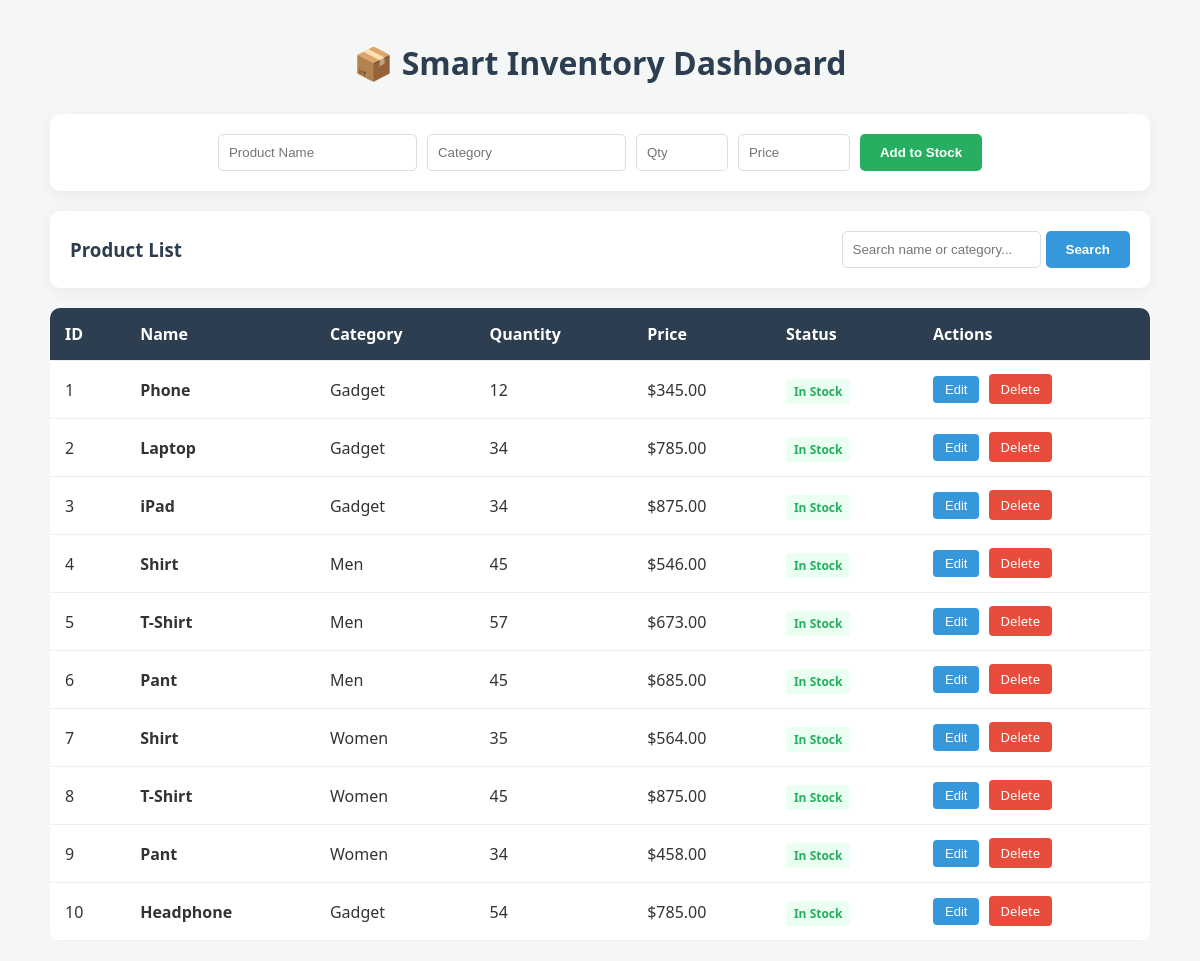
The page / on the database its author committed.
### tables this page shows
CREATE TABLE inventory
                 (id INTEGER PRIMARY KEY AUTOINCREMENT, 
                  name TEXT NOT NULL, 
                  category TEXT, 
                  quantity INTEGER, 
                  price REAL);

### app.py (the view)
@app.route('/')
def index():
    search_query = request.args.get('search', '')
    conn = sqlite3.connect(db_path)
    c = conn.cursor()
    if search_query:
        query = "SELECT * FROM inventory WHERE name LIKE ? OR category LIKE ?"
        c.execute(query, ('%' + search_query + '%', '%' + search_query + '%'))
    else:
        c.execute("SELECT * FROM inventory")
    items = c.fetchall()
    conn.close()
    return render_template('index.html', items=items, last_search=search_query)

### templates/index.html (shortened to what this page needs)
<!DOCTYPE html>
<html lang="en">
<head>
</head>
<body>
<div class="container">
    <h1>📦 Smart Inventory Dashboard</h1>
    <div class="card">
        <form action="/add" method="POST" class="flex-container">
            <input type="text" name="name" placeholder="Product Name" required>
            <input type="text" name="category" placeholder="Category">
            <input type="number" name="quantity" placeholder="Qty" style="width: 70px;" required>
            <input type="number" step="0.01" name="price" placeholder="Price" style="width: 90px;" required>
            <button type="submit" class="btn btn-add">Add to Stock</button>
        </form>
    </div>
    <div class="card" style="display: flex; justify-content: space-between; align-items: center;">
        <h3 style="margin: 0; color: var(--primary);">Product List</h3>
        <form action="/" method="GET" style="display: flex; gap: 5px;">
            <input type="text" name="search" placeholder="Search name or category..." value="{{ last_search }}">
            <button type="submit" class="btn btn-search">Search</button>
        </form>
    </div>
    <table>
        <thead>
            <tr>
                <th>ID</th>
                <th>Name</th>
                <th>Category</th>
                <th>Quantity</th>
                <th>Price</th>
                <th>Status</th>
                <th>Actions</th>
            </tr>
        </thead>
        <tbody>
            {% for item in items %}
            <tr>
                <td>{{ item[0] }}</td>
                <td><strong>{{ item[1] }}</strong></td>
                <td>{{ item[2] }}</td>
                <td>{{ item[3] }}</td>
                <td>${{ "{:.2f}".format(item[4]) }}</td>
                <td>
                    {% if item[3] <= 5 %}
                        <span class="status low-stock">Low Stock</span>
                    {% else %}
                        <span class="status in-stock">In Stock</span>
                    {% endif %}
                </td>
                <td>
                    <button class="action-btn edit-btn" onclick="openEdit('{{ item[0] }}', '{{ item[1] }}', '{{ item[2] }}', '{{ item[3] }}', '{{ item[4] }}')">Edit</button>
                    <a href="{{ url_for('delete_item', id=item[0]) }}" class="action-btn delete-btn" onclick="return confirm('Delete this item?')">Delete</a>
                </td>
            </tr>
            {% endfor %}
        </tbody>
    </table>
</div>
</body>
</html>

### templates/index.html (style rules this page uses)
:root { --primary: #2c3e50; --success: #27ae60; --danger: #e74c3c; --info: #3498db; --bg: #f4f7f6; }
body { font-family: 'Segoe UI', sans-serif; background: var(--bg); margin: 0; padding: 20px; color: #333; }
.container { max-width: 1100px; margin: auto; }
h1 { color: var(--primary); text-align: center; margin-bottom: 30px; }
.card { background: white; padding: 20px; border-radius: 10px; box-shadow: 0 4px 15px rgba(0,0,0,0.05); margin-bottom: 20px; }
.flex-container { display: flex; gap: 10px; flex-wrap: wrap; justify-content: center; }
input { padding: 10px; border: 1px solid #ddd; border-radius: 5px; outline: none; }
.btn { padding: 10px 20px; border: none; border-radius: 5px; cursor: pointer; font-weight: bold; color: white; transition: 0.3s; }
.btn-add { background: var(--success); }
.btn-search { background: var(--info); }
table { width: 100%; border-collapse: collapse; background: white; border-radius: 10px; overflow: hidden; }
th, td { padding: 15px; text-align: left; border-bottom: 1px solid #eee; }
th { background: var(--primary); color: white; }
.status { font-weight: bold; padding: 4px 8px; border-radius: 4px; font-size: 12px; }
.in-stock { color: var(--success); background: #eafff2; }
.action-btn { padding: 6px 12px; border-radius: 4px; border: none; cursor: pointer; color: white; font-size: 13px; text-decoration: none; }
.edit-btn { background: var(--info); margin-right: 5px; }
.delete-btn { background: var(--danger); }

### rows shown on the page
inventory: id "1", name "Phone", category "Gadget", quantity "12", price "345.00", shows "In Stock"
inventory: id "2", name "Laptop", category "Gadget", quantity "34", price "785.00", shows "In Stock"
inventory: id "3", name "iPad", category "Gadget", quantity "34", price "875.00", shows "In Stock"
inventory: id "4", name "Shirt", category "Men", quantity "45", price "546.00", shows "In Stock"
inventory: id "5", name "T-Shirt", category "Men", quantity "57", price "673.00", shows "In Stock"
inventory: id "6", name "Pant", category "Men", quantity "45", price "685.00", shows "In Stock"
inventory: id "7", name "Shirt", category "Women", quantity "35", price "564.00", shows "In Stock"
inventory: id "8", name "T-Shirt", category "Women", quantity "45", price "875.00", shows "In Stock"
inventory: id "9", name "Pant", category "Women", quantity "34", price "458.00", shows "In Stock"
inventory: id "10", name "Headphone", category "Gadget", quantity "54", price "785.00", shows "In Stock"
